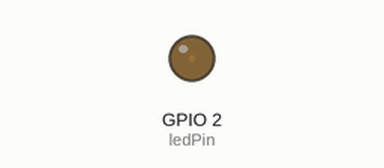
This sketch was run on a simulated ESP32. Parts: output pins drawn as LEDs (lit = HIGH).

Above: at 0.05 s.
At 1.15 s:
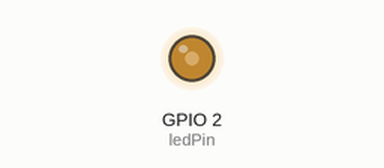
At 2.3 s:
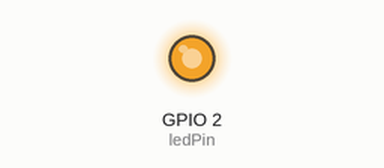
At 4.6 s:
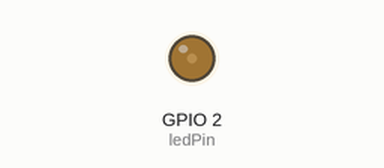
Timing chart, 0 to 6.6 s (numbered marks = the images above):
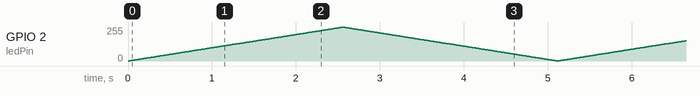

The sketch:

PWM-Breathing-Light.ino
```cpp
#include <Arduino.h>

// 板载LED引脚
const int ledPin = 2;

// PWM配置
const int pwmChannel = 0;    // PWM通道（0-15）
const int pwmFreq = 5000;    // PWM频率（LED调光常用5000Hz）
const int pwmResolution = 8; // PWM分辨率（8位=0-255级亮度）

// 呼吸灯参数
const int BREATH_SPEED = 10; // 呼吸速度（数值越小越快）
int brightness = 0;          // 当前亮度
int fadeDirection = 1;       // 渐变方向（1=变亮，-1=变暗）

void setup() {
  // 配置PWM通道
  ledcSetup(pwmChannel, pwmFreq, pwmResolution);
  // 将PWM通道绑定到LED引脚
  ledcAttachPin(ledPin, pwmChannel);
}

void loop() {
  // 设置当前亮度
  ledcWrite(pwmChannel, brightness);

  // 更新亮度
  brightness += fadeDirection;

  // 反转渐变方向
  if (brightness <= 0 || brightness >= 255) {
    fadeDirection = -fadeDirection;
  }

  // 控制呼吸速度
  delay(BREATH_SPEED);
}
```
